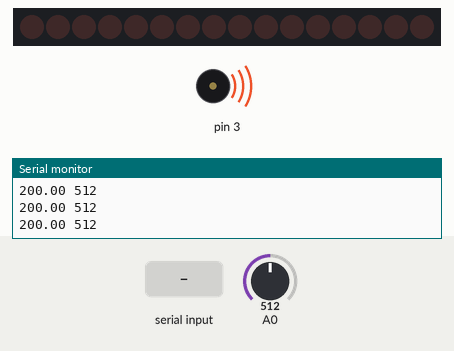
Bench run of a sketch on a simulated Arduino Uno, built with avr-gcc and run on an emulated ATmega328P. Parts: 16 shift-register outputs drawn as a row of LEDs (first output left, lit = HIGH), buzzer (waves = sounding), the last lines printed to the serial monitor. Wiring (inferred from the names in the program): 2 × shift register (74HC595): data pin 11; shift clock pin 12; latch pin 8. Wiring (inferred from the signals the program sends): row of LEDs: on Q0, Q1, Q2, Q3, Q4, Q5, Q6, Q7, Q8, Q9, Q10, Q11, Q12, Q13, Q14, Q15. The test bench sets the inputs (shaded band); at power-on: A0 = 512.

Above: at 2.7 s.
2.8 s: byte 90 received over Serial
At 4.0 s:
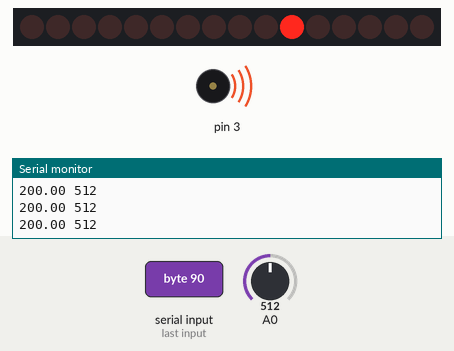
4.3 s: byte 120 received over Serial
At 5.0 s:
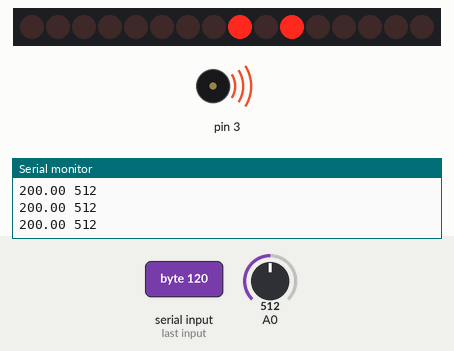
5.8 s: A0 set to 0
At 7.0 s:
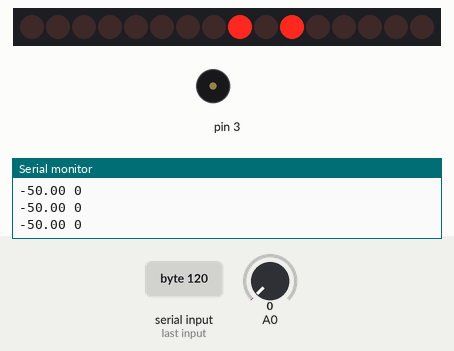
7.3 s: A0 set to 16
At 8.3 s:
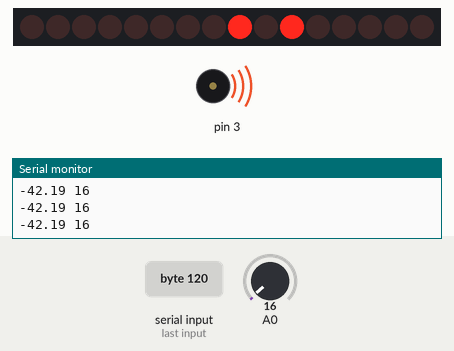
Timing chart, 0 to 9.8 s (numbered marks = the images above; inputs shaded):
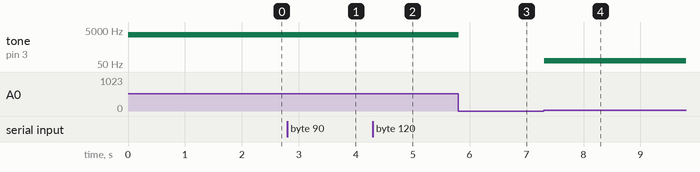

Measured:
- after the input at 5.8 s, tone on pin 3: 2560 Hz → silent at once
- after the input at 7.3 s, tone on pin 3: silent → 80 Hz at once

The sketch:

shockWorker_Arduino.ino
```cpp
// in total we have 12 digital pins on arduino to use

// so it is possible to arrange that LCD takes 7 of them
// shift registers take 3 of them
// and the ultrasonic range sensor takes 2 of them

// then the termometer and photocell take up 2 of analogue pins

// I have given up however the range sensor in this version of the sketch
// as it was causing audible latency in the serial communication triggering the solenoids
// and broken the installation down to two micro-controllers integrated via Max/MSP on a
// computer

// As such I have left for the Arduino code below to handle the shift registers as well
// as one photo-cell and one temperature sensor

int value;


// the array below is repsonsible for patching the indices of solenopoids
// on the shift registers. For the better layout organisation and
// aesthetics of my solenoid driver board I have soldered I have placed
// the "indices" of pins of the two darlington arrays kind of in reverse
// to the pins of the shift registers
int sp[] = {8, 9, 10, 11, 12, 13, 14, 15, 0, 1, 2, 3, 4, 5};

// ORIGINAL SHIFT REGISTERS EXAMPLE
int latchPin = 8;  // green
int clockPin = 12; //
int dataPin = 11; //

int numOfRegisters = 2;
byte* registerState;

void setup() {
  //Initialize array
  registerState = new byte[numOfRegisters];
  for (size_t i = 0; i < numOfRegisters; i++) {
    registerState[i] = 0;
  }

  //set pins to output so you can control the shift register
  pinMode(latchPin, OUTPUT);
  pinMode(clockPin, OUTPUT);
  pinMode(dataPin, OUTPUT);

  Serial.begin(9600);
}

void loop()
{

  // I am reading the control data for the solenoids sent from Max/MSP patch
  // one integer at a time
  if (Serial.available())
  {
    value = Serial.read();


    int v = value & 15;  // 4 lowest bits of integer represnt solenoid index
    int s = (value & 64) >> 6;  // 6th bit represents on/off state

    // we change state of solenoid based on received data
    pinState(v, s);
  }

  // sending the temperature and photo-cell data to Max/MSP patch on the computer
  Serial.print(temperature());
  Serial.print(" ");
  Serial.print(analogRead(A0));
  Serial.println();


  // triying out generating tones based on light as a back-drop
  // to solenoids (althogh it runs quite quitet)
  // based on Light Theremin example from the Arduino Project Book
  tone(3, analogRead(A0) * 5, 20);
  delay(2);
}

// Three funcitons interfacing control of solenoids via the shift registers
// I have maily used pinState in this version of the code
void pinOn(int n)
{
  regWrite(sp[n], HIGH); // set the respective solenoid pin on
}

void pinOff(int n)
{
  regWrite(sp[n], LOW); // set the respective solenoid pin on
}

void pinState(int n, int s)
{
  // we write to shift registers considering recent change of state
  // on of the solenoids below
  // the index of solenoid is patched to relevant pin numbers we stored
  // in our array sp[] (why is this? because solenoid 0 is not necessary on the shift registers pin 0, due to my soldeing optimisation it occured on pin 8 and so on)
  regWrite(sp[n], s);
}

// The code in the function below handles
// the two linked shift registers
//  I have adapted it from the article:
// http://www.instructables.com/id/Arduino-16-LEDs-using-two-74HC595-shift-registers-/
// by JanisR4
void regWrite(int pin, bool state) {
  //Determines register
  int reg = pin / 8;
  //Determines pin for actual register
  int actualPin = pin - (8 * reg);

  //Begin session
  digitalWrite(latchPin, LOW);

  for (int i = 0; i < numOfRegisters; i++) {
    //Get actual states for register
    byte* states = &registerState[i];

    //Update state
    if (i == reg) {
      bitWrite(*states, actualPin, state);
    }

    //Write
    shiftOut(dataPin, clockPin, MSBFIRST, *states);
  }

  //End session
  digitalWrite(latchPin, HIGH);
}

// function belows calcualtes realative temparature from the voltage
// in reading of the temperature sensor of the Arduino kit.
// code based on the Love-o-meter from the Ardunino Project Book
float temperature()
{
  int sensorVal = analogRead(A0);

  float voltage = (sensorVal / 1024.0) * 5.0;

  return (voltage - .5) * 100;
}
```
